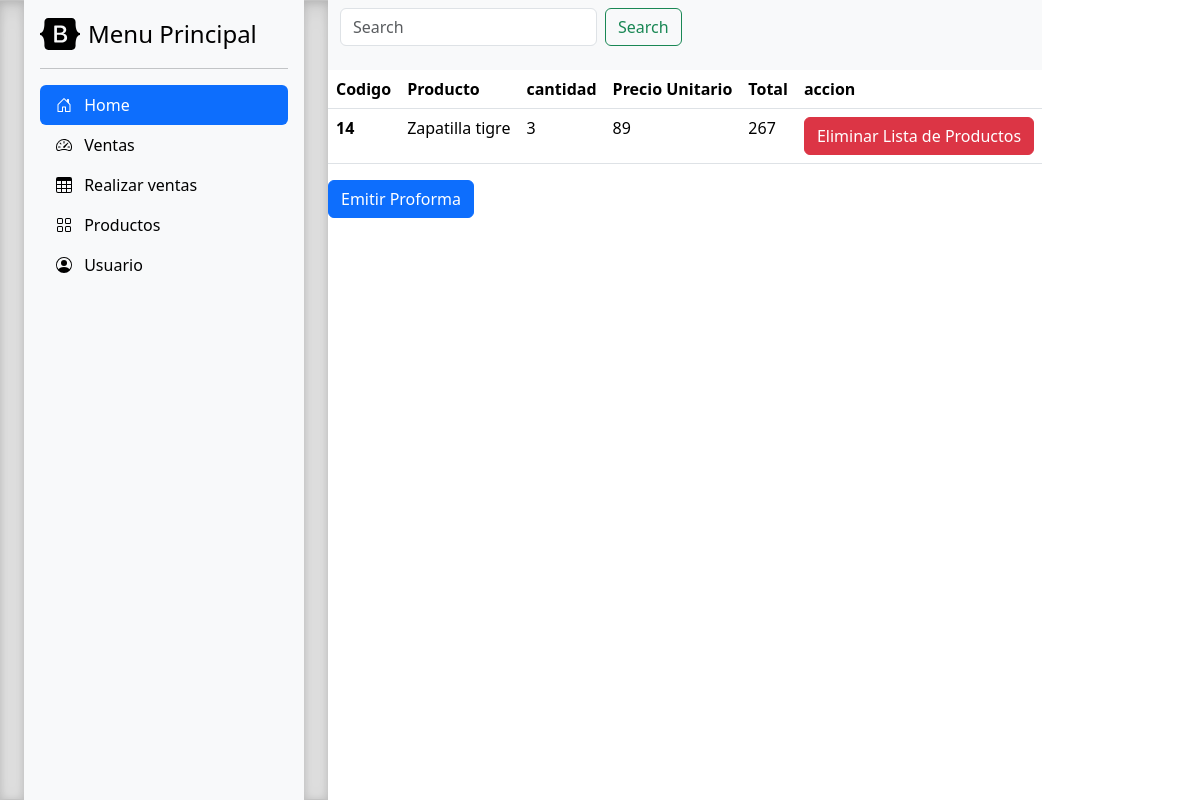
/ventas/, run on the app's committed database.
### ventas/models.py (models this page shows, shortened)
class venta(models.Model):
    codigo = models.CharField(max_length=200, unique=False, null=True, blank=True)
    producto = models.CharField(max_length=200, unique=False, null=True, blank=True)
    cantidad = models.IntegerField()
    PrecioUnitario = models.IntegerField()
    total = models.IntegerField()
    class Meta:
        verbose_name='venta'
        verbose_name_plural ='ventas'

### ventas/views.py (the view)
# urls.py: path('ventas/', views.ventas_view, name="ventas"),
def ventas_view(request):
    ventas = venta.objects.all()
    context = {'ventas' : ventas,
               }
    return render(request, 'ventas.html', context)

### ventas/templates/ventas.html (shortened to what this page needs)
{% extends "base.html" %}
{% block content %}
<!DOCTYPE html>
<html lang="en">
<head>
        <link href="https://cdn.jsdelivr.net/npm/bootstrap@5.3.2/dist/css/bootstrap.min.css" rel="stylesheet">
</head>
<body>
    <div>
    <nav class="navbar bg-body-tertiary">
        <div class="container-fluid">
          <form class="d-flex" role="search">
            <input class="form-control me-2" type="search" placeholder="Search" aria-label="Search">
            <button class="btn btn-outline-success" type="submit">Search</button>
          </form>
        </div>
      </nav>
      <table class="table table table-hover">
        <thead>
          <tr>
            <th scope="col">Codigo</th>
            <th scope="col">Producto</th>
            <th scope="col">cantidad </th>
            <th scope="col">Precio Unitario</th>
            <th scope="col">Total</th>
            <th scope='col'>accion</th>
          </tr>
        </thead>
        <tbody>
          {% for i in ventas %}
          <tr>
            <th>{{i.codigo}}</th>
            <td>{{i.producto}}</td>
            <td>{{i.cantidad}}</td>
            <td>{{i.PrecioUnitario}}</td>
            <td>{{i.total}}</td>
            <td><a href="{% url 'eliminar_productos' %}" class="btn btn-danger">Eliminar Lista de Productos</a></td>
          </tr>
          {% endfor %}
        </tbody>
      </table>
        <a href="{% url 'proforma' %}" class="btn btn-primary" tabindex="-1" role="button" aria-disabled="true">Emitir Proforma</a>
    </div>
</body>
</html>
{% endblock %}

### miapp/style.css (style rules this page uses)
body { min-height: 100vh; min-height: -webkit-fill-available; }
html { height: -webkit-fill-available; }

### data on the page
venta: codigo "14", producto "Zapatilla tigre", cantidad "3", PrecioUnitario "89", total "267"
